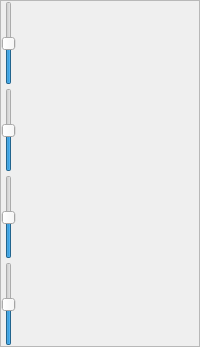
    <widget class="QFrame" name="frame_2">
     <property name="sizePolicy">
      <sizepolicy hsizetype="Maximum" vsizetype="Preferred">
       <horstretch>0</horstretch>
       <verstretch>0</verstretch>
      </sizepolicy>
     </property>
     <property name="frameShape">
      <enum>QFrame::StyledPanel</enum>
     </property>
     <property name="frameShadow">
      <enum>QFrame::Raised</enum>
     </property>
     <layout class="QVBoxLayout" name="offsetLayout">
      <property name="spacing">
       <number>3</number>
      </property>
      <property name="leftMargin">
       <number>0</number>
      </property>
      <property name="topMargin">
       <number>0</number>
      </property>
      <property name="rightMargin">
       <number>0</number>
      </property>
      <property name="bottomMargin">
       <number>0</number>
      </property>
      <item>
       <widget class="QSlider" name="slider1">
        <property name="styleSheet">
         <string notr="true"/>
        </property>
        <property name="minimum">
         <number>-4</number>
        </property>
        <property name="maximum">
         <number>4</number>
        </property>
        <property name="orientation">
         <enum>Qt::Vertical</enum>
        </property>
       </widget>
      </item>
      <item>
       <widget class="QSlider" name="slider2">
        <property name="styleSheet">
         <string notr="true"/>
        </property>
        <property name="minimum">
         <number>-4</number>
        </property>
        <property name="maximum">
         <number>4</number>
        </property>
        <property name="orientation">
         <enum>Qt::Vertical</enum>
        </property>
       </widget>
      </item>
      <item>
       <widget class="QSlider" name="slider3">
        <property name="styleSheet">
         <string notr="true"/>
        </property>
        <property name="minimum">
         <number>-4</number>
        </property>
        <property name="maximum">
         <number>4</number>
        </property>
        <property name="orientation">
         <enum>Qt::Vertical</enum>
        </property>
       </widget>
      </item>
      <item>
       <widget class="QSlider" name="slider4">
        <property name="styleSheet">
         <string notr="true"/>
        </property>
        <property name="minimum">
         <number>-4</number>
        </property>
        <property name="maximum">
         <number>4</number>
        </property>
        <property name="orientation">
         <enum>Qt::Vertical</enum>
        </property>
       </widget>
      </item>
     </layout>
    </widget>
